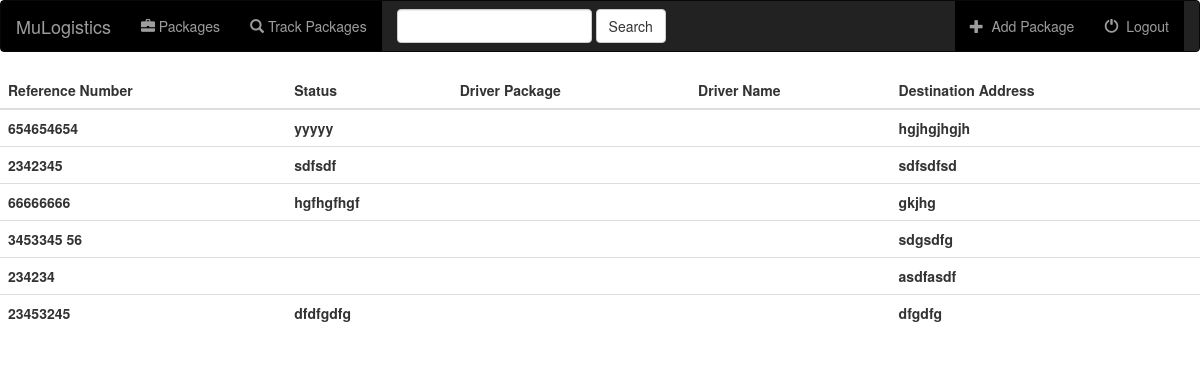
/packages/ (signed in), run on an earlier commit of the app's database.
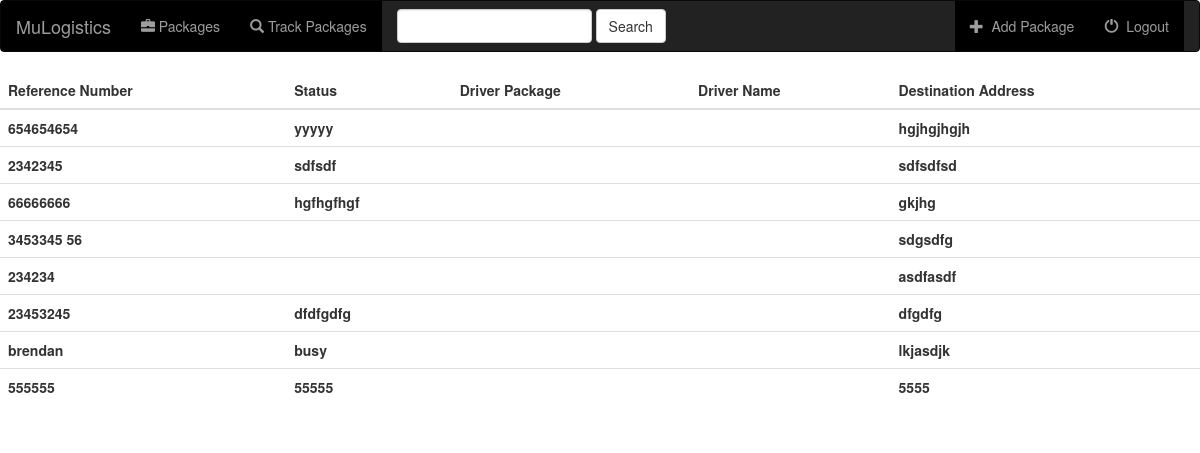
And on a later commit of the database.
### packages/models.py (models this page shows, shortened)
class Package(models.Model):
    user = models.ForeignKey(User, default=1)
    reference_number = models.CharField(max_length=10)
    status = models.CharField(max_length=50)
    volumetric_weight = models.DecimalField(max_digits=10, decimal_places=2)
    client_address = models.CharField(max_length=50)
    client_city = models.CharField(max_length=50)
    receiver_address = models.CharField(max_length=50)
    receiver_city = models.CharField(max_length=50)
    id_required = models.BooleanField(default=True)

### packages/views.py (the view)
def index(request):
    if not request.user.is_authenticated():
        return render(request, 'packages/login_user.html')
    else:
        packs = Package.objects.filter(user=request.user)
        query = request.GET.get("q")
        if query:
            packs = packs.filter(
                Q(reference_number__icontains=query) |
                Q(status__icontains=query)
            ).distinct()
            return render(request, 'packages/index.html', {
                'packages': packs,
            })
        else:
            return render(request, 'packages/index.html', {'packages': packs})

### packages/templates/packages/index.html (shortened to what this page needs)
<!DOCTYPE html>
<html lang="en">
<head>
    {% load staticfiles %}
        <link rel="stylesheet" href="https://maxcdn.bootstrapcdn.com/bootstrap/3.3.6/css/bootstrap.min.css">
        <link rel="stylesheet" type="text/css" href="{% static 'packages/css/bootstrap.css' %}"/>
</head>
<body>
  <nav class="navbar navbar-inverse">
      <div class="container-fluid">
          <div class="navbar-header">
              <a class="navbar-brand" href="{% url 'packages:index' %}">MuLogistics</a>
          </div>
          <div class="collapse navbar-collapse" id="topNavBar">
              <ul class="nav navbar-nav">
                  <li class="{% block packs_active %}{% endblock %}"><a href="{% url 'packages:index' %}"><span class="glyphicon glyphicon-briefcase" aria-hidden="true"></span>&nbsp;Packages </a></li>
                  <li class="{% block drivers_active %}{% endblock %}"><a href="{% url 'packages:track_packages' %}"><span class="glyphicon glyphicon-search" aria-hidden="true"></span>&nbsp;Track Packages</a></li>
              </ul>
              <form class="navbar-form navbar-left" role="search" method="get" action="{% url 'packages:index' %}">
                  <div class="form-group">
                      <input type="text" class="form-control" name="q" value="{{ request.GET.q }}">
                  </div>
                  <button type="submit" class="btn btn-default">Search</button>
              </form>
              <ul class="nav navbar-nav navbar-right">
                  <li>
                      <a href="{% url 'packages:create_package' %}">
                          <span class="glyphicon glyphicon-plus" aria-hidden="true"></span>&nbsp; Add Package
                      </a>
                  </li>
                  <li>
                      <a href="{% url 'packages:logout_user' %}">
                          <span class="glyphicon glyphicon-off" aria-hidden="true"></span>&nbsp; Logout
                      </a>
                  </li>
              </ul>
          </div>
      </div>
  </nav>
{% block body %}
  <div class="row">
    <div class="col-md-12">
      <table id = "index_table" class = "table">
        <thead>
          <tr>
            <th>Reference Number</th>
            <th>Status</th>
            <th>Driver Package</th>
            <th>Driver Name</th>
            <th>Destination Address</th>
          </tr>
        </thead>
        <tbody>
          {% for package in packages %}
            <tr>
              <th>{{package.reference_number}}</th>
              <th>{{package.status}}</th>
              <th>{{driver.package}}</th>
              <th>{{driver.name}}</th>
              <th>{{package.receiver_address}}</th>
            </tr>
          {% endfor %}
        </tbody>
      </table>
    </div>
  </div>
{% endblock %}
</body>
</html>

What changed in the data, as far as the page shows it:
added Package: reference_number "brendan", status "busy", receiver_address "lkjasdjk"
added Package: reference_number "555555", status "55555", receiver_address "5555"
